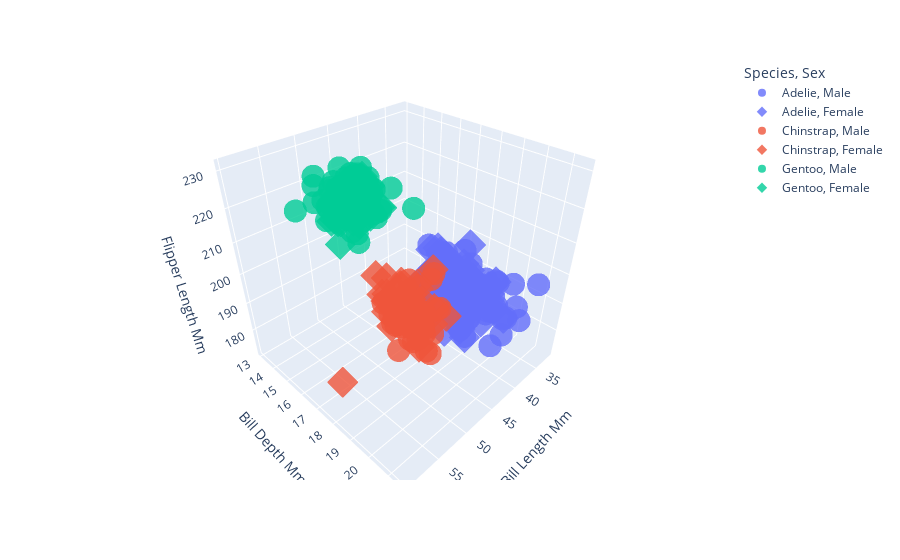

Source (notebook cell):
### Code cell
fig = px.scatter_3d(
    df, x="Bill Length Mm", y="Bill Depth Mm", z="Flipper Length Mm",
    color="Species", symbol="Sex", opacity=0.8
)
fig.show()
